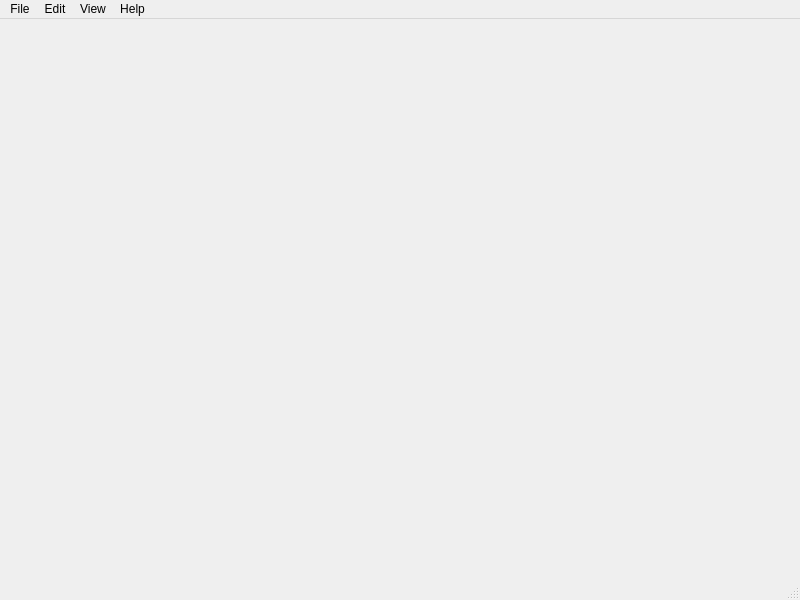
<?xml version="1.0" encoding="UTF-8"?>
<ui version="4.0">
 <class>MainWindow</class>
 <widget class="QMainWindow" name="MainWindow">
  <property name="geometry">
   <rect>
    <x>0</x>
    <y>0</y>
    <width>800</width>
    <height>600</height>
   </rect>
  </property>
  <property name="windowTitle">
   <string>MainWindow</string>
  </property>
  <widget class="QWidget" name="centralwidget"/>
  <widget class="QMenuBar" name="menubar">
   <property name="geometry">
    <rect>
     <x>0</x>
     <y>0</y>
     <width>800</width>
     <height>22</height>
    </rect>
   </property>
   <widget class="QMenu" name="menuFile">
    <property name="title">
     <string>File</string>
    </property>
   </widget>
   <widget class="QMenu" name="menuEdit">
    <property name="title">
     <string>Edit</string>
    </property>
   </widget>
   <widget class="QMenu" name="menuView">
    <property name="title">
     <string>View</string>
    </property>
    <addaction name="actionCVMainWindow"/>
   </widget>
   <widget class="QMenu" name="menuHelp">
    <property name="title">
     <string>Help</string>
    </property>
    <addaction name="actionAbout"/>
    <addaction name="actioncoffee"/>
   </widget>
   <addaction name="menuFile"/>
   <addaction name="menuEdit"/>
   <addaction name="menuView"/>
   <addaction name="menuHelp"/>
  </widget>
  <widget class="QStatusBar" name="statusbar"/>
  <action name="actionAbout">
   <property name="text">
    <string>About</string>
   </property>
  </action>
  <action name="actioncoffee">
   <property name="text">
    <string>coffee</string>
   </property>
  </action>
  <action name="actionCVMainWindow">
   <property name="text">
    <string>CVMainWindow</string>
   </property>
  </action>
 </widget>
 <resources/>
 <connections/>
</ui>
